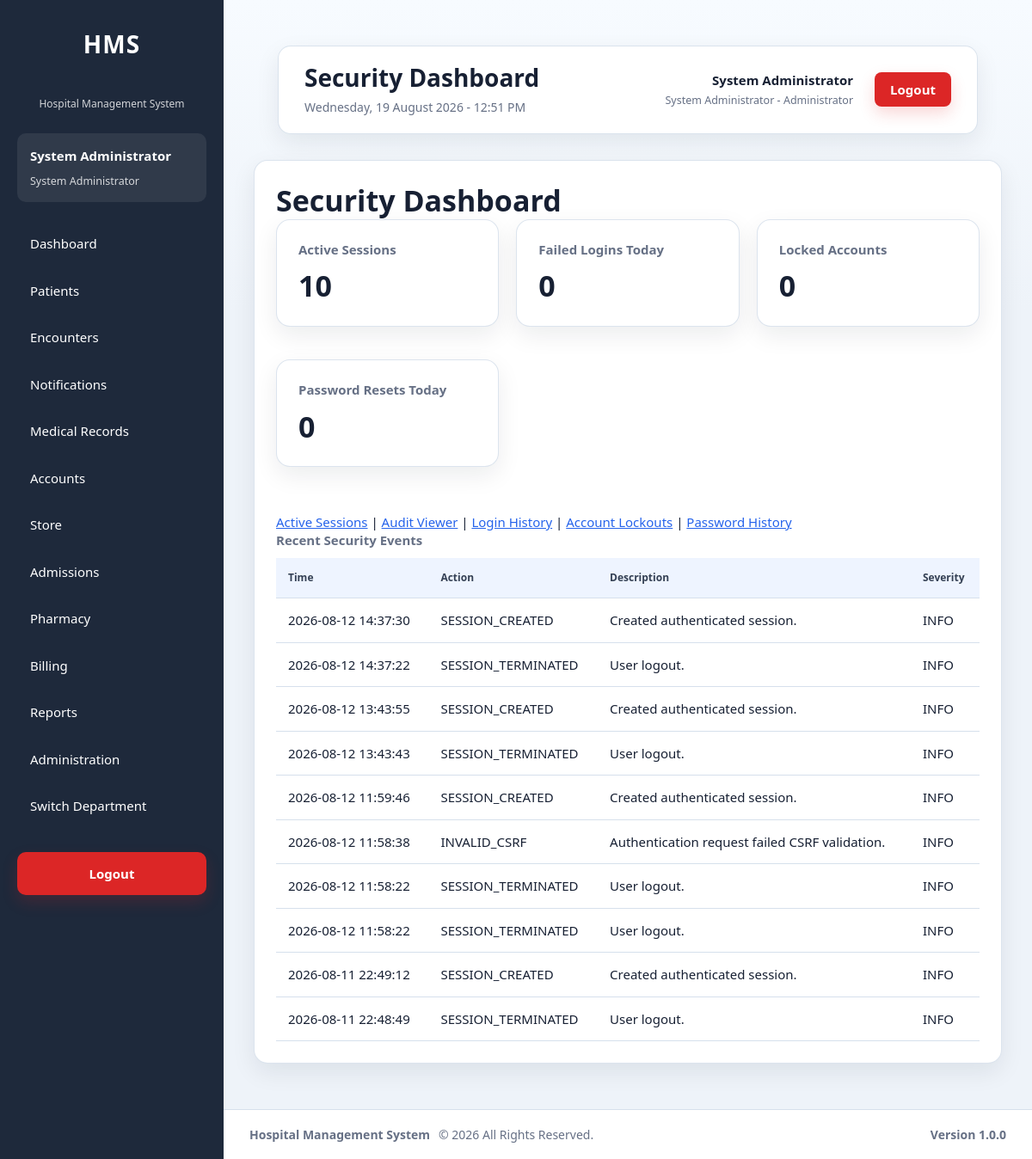
The page /modules/administration/security/dashboard.php (signed in) on the database as committed earlier.
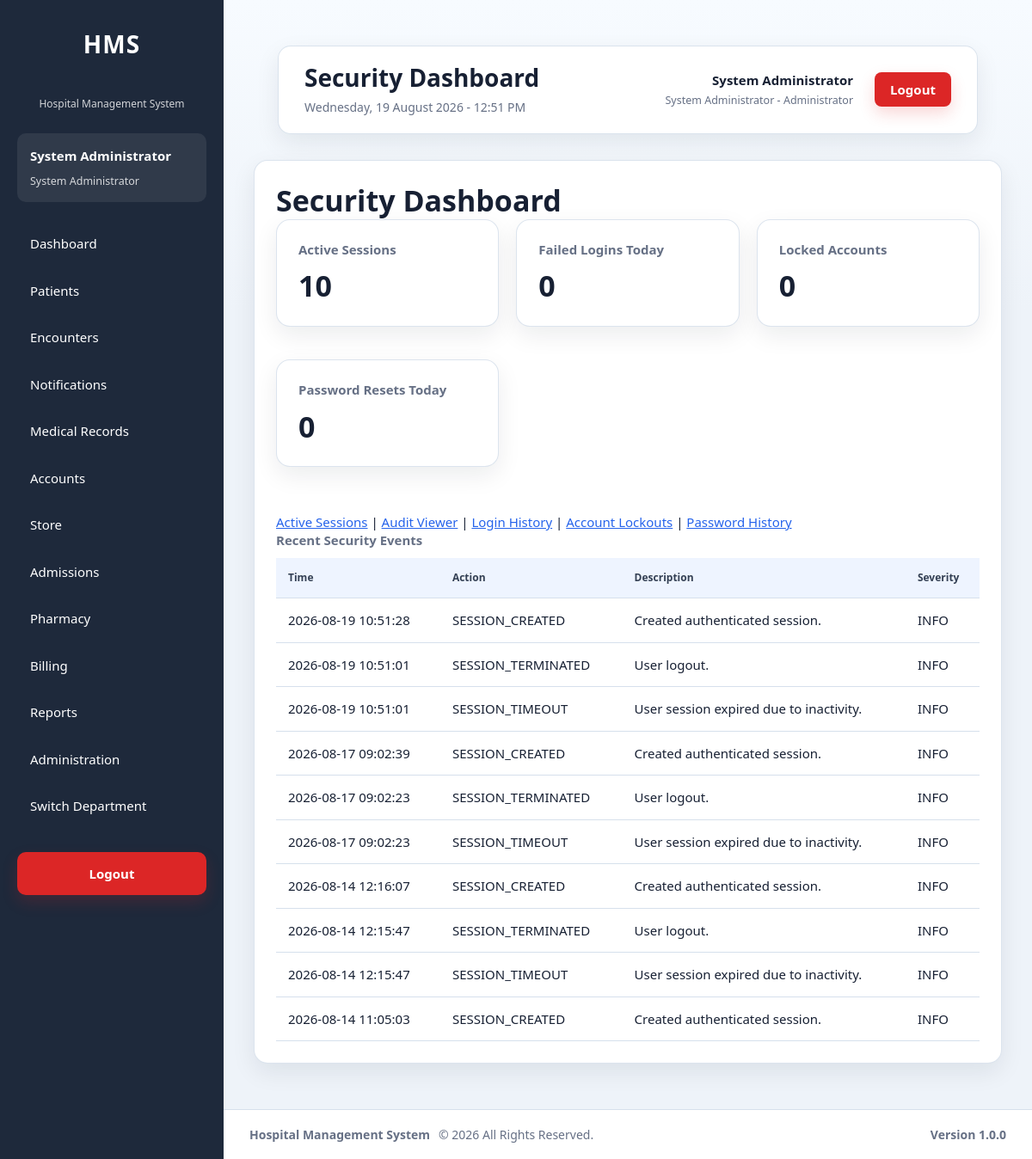
The same page on the database as committed later.
### tables this page shows
CREATE TABLE `audit_logs` (
  `id` int(11) NOT NULL AUTO_INCREMENT,
  `user_id` int(11) DEFAULT NULL,
  `visit_id` int(11) DEFAULT NULL,
  `patient_id` int(11) DEFAULT NULL,
  `module` varchar(100) NOT NULL,
  `action` varchar(100) NOT NULL,
  `description` text DEFAULT NULL,
  `ip_address` varchar(50) DEFAULT NULL,
  `user_agent` varchar(255) DEFAULT NULL,
  `department_id` int(11) DEFAULT NULL,
  `severity` varchar(20) NOT NULL DEFAULT 'INFO',
  `event_type` varchar(100) NOT NULL DEFAULT 'GENERAL',
  `created_at` timestamp NOT NULL DEFAULT current_timestamp(),
  PRIMARY KEY (`id`),
  KEY `idx_audit_user` (`user_id`),
  KEY `idx_audit_visit` (`visit_id`),
  KEY `idx_audit_patient_created` (`patient_id`,`created_at`),
  KEY `idx_audit_module` (`module`),
  KEY `idx_audit_created` (`created_at`),
  KEY `idx_audit_action_created` (`action`,`created_at`),
  KEY `idx_audit_user_created` (`user_id`,`created_at`),
  KEY `idx_audit_ip_created` (`ip_address`,`created_at`),
  KEY `idx_audit_department_created` (`department_id`,`created_at`),
  KEY `idx_audit_module_created` (`module`,`created_at`),
  KEY `idx_audit_event_created` (`event_type`,`created_at`),
  KEY `idx_audit_severity_created` (`severity`,`created_at`),
  KEY `idx_audit_visit_created` (`visit_id`,`created_at`),
  CONSTRAINT `fk_audit_department` FOREIGN KEY (`department_id`) REFERENCES `departments` (`id`) ON DELETE SET NULL ON UPDATE CASCADE,
  CONSTRAINT `fk_audit_patient` FOREIGN KEY (`patient_id`) REFERENCES `patients` (`id`) ON DELETE SET NULL ON UPDATE CASCADE,
  CONSTRAINT `fk_audit_user` FOREIGN KEY (`user_id`) REFERENCES `users` (`id`) ON DELETE SET NULL ON UPDATE CASCADE,
  CONSTRAINT `fk_audit_visit` FOREIGN KEY (`visit_id`) REFERENCES `visits` (`id`) ON DELETE SET NULL ON UPDATE CASCADE
);

### modules/administration/security/bootstrap.php (called while the page is built, shortened)
<?php
require_once __DIR__ . '/../../../config/auth.php';
require_once __DIR__ . '/../../../config/helpers.php';
require_once __DIR__ . '/../../../services/SessionService.php';
require_once __DIR__ . '/../../../services/AuditService.php';
$securityAuditService = new AuditService($pdo);

### services/AuditService.php (called while the page is built, shortened)
<?php
class AuditService
{
    private PDO $db;
    public function __construct(PDO $db)
    {
        $this->db = $db;
    }
    private function getClientIp(): string
    {
        $keys = [
            'HTTP_CLIENT_IP',
            'HTTP_X_FORWARDED_FOR',
            'REMOTE_ADDR'
        ];
        foreach ($keys as $key) {
            if (!empty($_SERVER[$key])) {
                return trim(explode(',', $_SERVER[$key])[0]);
            }
        }
        return 'UNKNOWN';
    }
    public function search(array $filters = [], int $page = 1, int $perPage = 50): array
    {
        $page = max(1, $page);
        $perPage = min(100, max(1, $perPage));
        $where = [];
        $parameters = [];
        if (!empty($filters['module'])) {
            $where[] = 'a.module = :module';
            $parameters[':module'] = $filters['module'];
        }
        $condition = $where ? ' WHERE ' . implode(' AND ', $where) : '';
        $countStmt = $this->db->prepare('SELECT COUNT(*) FROM audit_logs a' . $condition);
        $countStmt->execute($parameters);
        $total = (int)$countStmt->fetchColumn();
        $sql = '
            SELECT a.*, u.first_name, u.last_name, u.username,
                   d.department_name
            FROM audit_logs a
            LEFT JOIN users u ON u.id = a.user_id
            LEFT JOIN departments d ON d.id = a.department_id
        ' . $condition . ' ORDER BY a.created_at DESC, a.id DESC LIMIT :limit OFFSET :offset';
        $stmt = $this->db->prepare($sql);
        foreach ($parameters as $key => $value) {
            $stmt->bindValue($key, $value);
        }
        $stmt->bindValue(':limit', $perPage, PDO::PARAM_INT);
        $stmt->bindValue(':offset', ($page - 1) * $perPage, PDO::PARAM_INT);
        $stmt->execute();
        return [
            'success' => true,
            'data' => $stmt->fetchAll(PDO::FETCH_ASSOC),
            'total' => $total,
            'page' => $page,
            'per_page' => $perPage,
            'errors' => []
        ];
    }
    public function securitySummary(): array
    {
        $queries = [
            'active_sessions' => "SELECT COUNT(*) FROM active_sessions WHERE status = 'Active'",
            'failed_logins_today' => "SELECT COUNT(*) FROM audit_logs WHERE action = 'LOGIN_FAILED' AND created_at >= CURDATE()",
            'locked_accounts' => "SELECT COUNT(*) FROM users WHERE locked_at IS NOT NULL",
            'password_resets_today' => "SELECT COUNT(*) FROM audit_logs WHERE action = 'PASSWORD_RESET' AND created_at >= CURDATE()",
            'security_events_today' => "SELECT COUNT(*) FROM audit_logs WHERE module = 'Security' AND created_at >= CURDATE()"
        ];
        $summary = [];
        foreach ($queries as $key => $sql) {
            $summary[$key] = (int)$this->db->query($sql)->fetchColumn();
        }
        return ['success' => true, 'data' => $summary, 'errors' => []];
    }
}

### services/SettingsService.php (called while the page is built, shortened)
<?php
require_once __DIR__ . '/AuditService.php';
class SettingsService
{
    private PDO $pdo;
    private string $cacheNamespace;
    private static array $rowCache = [];
    public function __construct(PDO $pdo)
    {
        $this->pdo = $pdo;
        $this->cacheNamespace = (string)spl_object_id($pdo);
    }
    public function get(string $key, mixed $default = null): mixed
    {
        $row = $this->settingRow($key);
        $stored = $row['setting_value'];
        try {
            return $this->deserializeValue((string)$stored, (string)$row['setting_type']);
        } catch (Throwable $exception) {
            return $default;
        }
    }
    public function getInteger(string $key, int $default = 0): int
    {
        $value = $this->get($key, $default);
        return is_numeric($value) ? (int)$value : $default;
    }
    private function settingRow(string $key): ?array
    {
        if (array_key_exists($key, self::$rowCache[$this->cacheNamespace] ?? [])) {
            return self::$rowCache[$this->cacheNamespace][$key];
        }
        try {
            $stmt = $this->pdo->prepare(
                'SELECT * FROM system_settings WHERE setting_key = :setting_key LIMIT 1'
            );
            $stmt->execute([':setting_key' => $key]);
            $row = $stmt->fetch(PDO::FETCH_ASSOC) ?: null;
        } catch (Throwable $exception) {
            $row = null;
        }
        self::$rowCache[$this->cacheNamespace][$key] = $row;
        return $row;
    }
    private function deserializeValue(string $value, string $type): mixed
    {
        return match ($type) {
            'integer' => (int)$value,
            'boolean' => in_array(strtolower($value), ['1', 'true', 'yes', 'on'], true),
            'float' => (float)$value,
            'array' => $this->toArray($value),
            default => $value
        };
    }
}

### services/SessionService.php (called while the page is built, shortened)
<?php
class SessionService
{
    private ?PDO $pdo;
    private ?int $resolvedTimeoutSeconds = null;
    public function __construct(?PDO $pdo = null)
    {
        if ($pdo === null) {
            require_once __DIR__ . '/../config/database.php';
            $pdo = $GLOBALS['pdo'] ?? ($pdo ?? null);
        }
        $this->pdo = $pdo;
    }
    public function requireLogin(): void
    {
        $this->refreshOrExpire();
    }
    private function refreshOrExpire(): void
    {
        $lastActivity = (int)(
            $_SESSION['last_activity']
            ?? $_SESSION['login_time']
            ?? time()
        );
        if (time() - $lastActivity <= $this->sessionTimeoutSeconds()) {
            return;
        }
        exit;
    }
    private function sessionTimeoutSeconds(): int
    {
        if ($this->resolvedTimeoutSeconds !== null) {
            return $this->resolvedTimeoutSeconds;
        }
        $config = require __DIR__ . '/../config/app.php';
        $fallback = max(
            60,
            (int)($config['security']['session_timeout_seconds']
                ?? self::SESSION_TIMEOUT_SECONDS)
        );
        try {
            require_once __DIR__ . '/SettingsService.php';
            $minutes = (new SettingsService($this->pdo))->getInteger(
                'security.session_timeout_minutes',
                (int)ceil($fallback / 60)
            );
            return $this->resolvedTimeoutSeconds = max(60, $minutes * 60);
        } catch (Throwable $exception) {
            return $this->resolvedTimeoutSeconds = $fallback;
        }
    }
}

### config/auth.php (called while the page is built, shortened)
<?php
require_once __DIR__ . '/../services/SessionService.php';
$sessionService = new SessionService();
$sessionService->requireLogin();

### config/helpers.php (called while the page is built, shortened)
<?php
function e($value): string
{
    return htmlspecialchars(
        (string)$value,
        ENT_QUOTES,
        'UTF-8'
    );
}

### modules/administration/security/dashboard.php (the view, shortened to what the changed rows need)
<?php
require_once __DIR__ . '/bootstrap.php';
$securityAuditService->log(
    (int)$currentUser['id'],
    null,
    'Security',
    'SECURITY_REPORT_VIEWED',
    'Viewed the security dashboard.',
    $_SESSION['active_department_id'] ?? null,
    'INFO',
    'SECURITY_REPORT_VIEWED'
);
$summary = $securityAuditService->securitySummary()['data'] ?? [];
$recent = $securityAuditService->search(['module' => 'Security'], 1, 10)['data'] ?? [];
require_once __DIR__ . '/../../../layouts/header.php';
require_once __DIR__ . '/../../../layouts/sidebar.php';
?>
<main class="content">
    <?php require_once __DIR__ . '/../../../layouts/navbar.php'; ?>
    <section class="card">
        <h2>Security Dashboard</h2>
        <div class="stats">
            <div class="card"><h3>Active Sessions</h3><h2><?= (int)($summary['active_sessions'] ?? 0) ?></h2></div>
            <div class="card"><h3>Failed Logins Today</h3><h2><?= (int)($summary['failed_logins_today'] ?? 0) ?></h2></div>
            <div class="card"><h3>Locked Accounts</h3><h2><?= (int)($summary['locked_accounts'] ?? 0) ?></h2></div>
            <div class="card"><h3>Password Resets Today</h3><h2><?= (int)($summary['password_resets_today'] ?? 0) ?></h2></div>
        </div>
        <table><thead><tr><th>Time</th><th>Action</th><th>Description</th><th>Severity</th></tr></thead><tbody>
        <?php foreach ($recent as $event): ?><tr><td><?= e($event['created_at']) ?></td><td><?= e($event['action']) ?></td><td><?= e($event['description']) ?></td><td><?= e($event['severity']) ?></td></tr><?php endforeach; ?>
        </tbody></table>
    </section>
</main>
<?php require_once __DIR__ . '/../../../layouts/footer.php'; ?>

Rows that differ between the two databases and show on the page:
no longer on this page (row unchanged): audit_logs: created_at "2026-08-12 14:37:30", action "SESSION_CREATED", description "Created authenticated session.", severity "INFO"
no longer on this page (row unchanged): audit_logs: created_at "2026-08-12 14:37:22", action "SESSION_TERMINATED", description "User logout.", severity "INFO"
no longer on this page (row unchanged): audit_logs: created_at "2026-08-12 13:43:55", action "SESSION_CREATED", description "Created authenticated session.", severity "INFO"
no longer on this page (row unchanged): audit_logs: created_at "2026-08-12 13:43:43", action "SESSION_TERMINATED", description "User logout.", severity "INFO"
no longer on this page (row unchanged): audit_logs: created_at "2026-08-12 11:59:46", action "SESSION_CREATED", description "Created authenticated session.", severity "INFO"
no longer on this page (row unchanged): audit_logs: created_at "2026-08-12 11:58:38", action "INVALID_CSRF", description "Authentication request failed CSRF validation.", severity "INFO"
no longer on this page (row unchanged): audit_logs: created_at "2026-08-12 11:58:22", action "SESSION_TERMINATED", description "User logout.", severity "INFO"
no longer on this page (row unchanged): audit_logs: created_at "2026-08-12 11:58:22", action "SESSION_TERMINATED", description "User logout.", severity "INFO"
no longer on this page (row unchanged): audit_logs: created_at "2026-08-11 22:49:12", action "SESSION_CREATED", description "Created authenticated session.", severity "INFO"
no longer on this page (row unchanged): audit_logs: created_at "2026-08-11 22:48:49", action "SESSION_TERMINATED", description "User logout.", severity "INFO"
added audit_logs: created_at "2026-08-19 10:51:28", action "SESSION_CREATED", description "Created authenticated session.", severity "INFO"
added audit_logs: created_at "2026-08-19 10:51:01", action "SESSION_TERMINATED", description "User logout.", severity "INFO"
added audit_logs: created_at "2026-08-19 10:51:01", action "SESSION_TIMEOUT", description "User session expired due to inactivity.", severity "INFO"
added audit_logs: created_at "2026-08-17 09:02:39", action "SESSION_CREATED", description "Created authenticated session.", severity "INFO"
added audit_logs: created_at "2026-08-17 09:02:23", action "SESSION_TERMINATED", description "User logout.", severity "INFO"
added audit_logs: created_at "2026-08-17 09:02:23", action "SESSION_TIMEOUT", description "User session expired due to inactivity.", severity "INFO"
added audit_logs: created_at "2026-08-14 12:16:07", action "SESSION_CREATED", description "Created authenticated session.", severity "INFO"
added audit_logs: created_at "2026-08-14 12:15:47", action "SESSION_TERMINATED", description "User logout.", severity "INFO"
added audit_logs: created_at "2026-08-14 12:15:47", action "SESSION_TIMEOUT", description "User session expired due to inactivity.", severity "INFO"
added audit_logs: created_at "2026-08-14 11:05:03", action "SESSION_CREATED", description "Created authenticated session.", severity "INFO"
